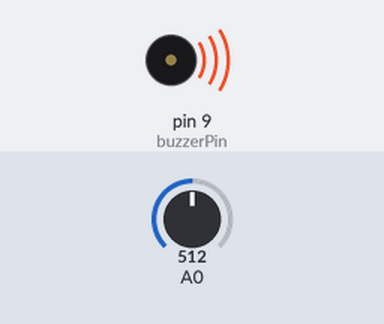
Recording of a sketch running on a simulated Arduino Uno, built with avr-gcc and run on an emulated ATmega328P. Parts: buzzer (waves = sounding, pin HIGH). The test bench sets the inputs (shaded band); at power-on: A0 = 512.

Above: at 1.25 s.
1.3 s: A0 set to 409
4.3 s: A0 set to 394
At 4.6 s:
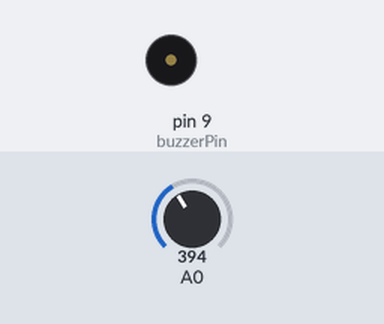
5.8 s: A0 set to 410
At 6.05 s:
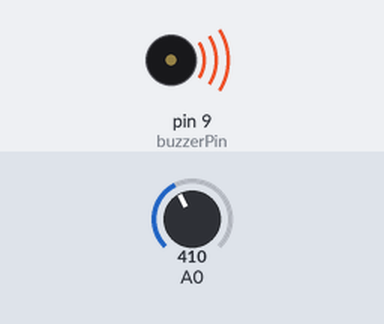
8.8 s: A0 set to 390
Timing chart, 0 to 11.3 s (numbered marks = the images above; inputs shaded):
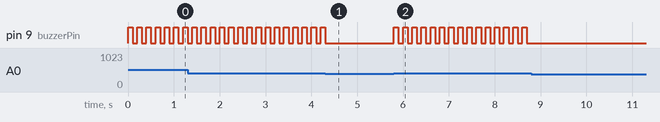

The sketch:

gaz_kacak.ino
```cpp
int esikDegeri = 400;               //Gaz eşik değerini belirliyoruz.
int buzzerPin = 9;                  //Buzzerın takılacağı pin
int deger;                          //Sensörden okunan değer

void setup() {
  pinMode(buzzerPin, OUTPUT);       //Buzzer pinimizi çıkış olarak ayarlıyoruz.
}

void loop() {
  deger = analogRead(A0);           //Sensörden analog değer okuyoruz.
  if(deger > esikDegeri){           //Sensörden okunan değer eşik değerinden büyükse çalışır.
    digitalWrite(buzzerPin, HIGH);
    delay(100);
    digitalWrite(buzzerPin, LOW);
    delay(100);
  }
  else{                             //Sensörden okunan değer eşik değerinin altındaysa çalışır.
    digitalWrite(buzzerPin, LOW);
  }
}
```

Measured:
- the behaviour switches between 401 and 400 on A0 (found by bisection; images 0 and 1)
- after the input at 4.3 s, pin 9 (buzzerPin): goes on until 4.3 s, then stays LOW
- after the input at 5.8 s, pin 9 (buzzerPin): alternates HIGH for 0.10 s and LOW for 0.10 s, starting at once
- after the input at 8.8 s, pin 9 (buzzerPin): stops changing and stays LOW
- by itself, pin 9 (buzzerPin): alternates HIGH for 0.10 s and LOW for 0.10 s
